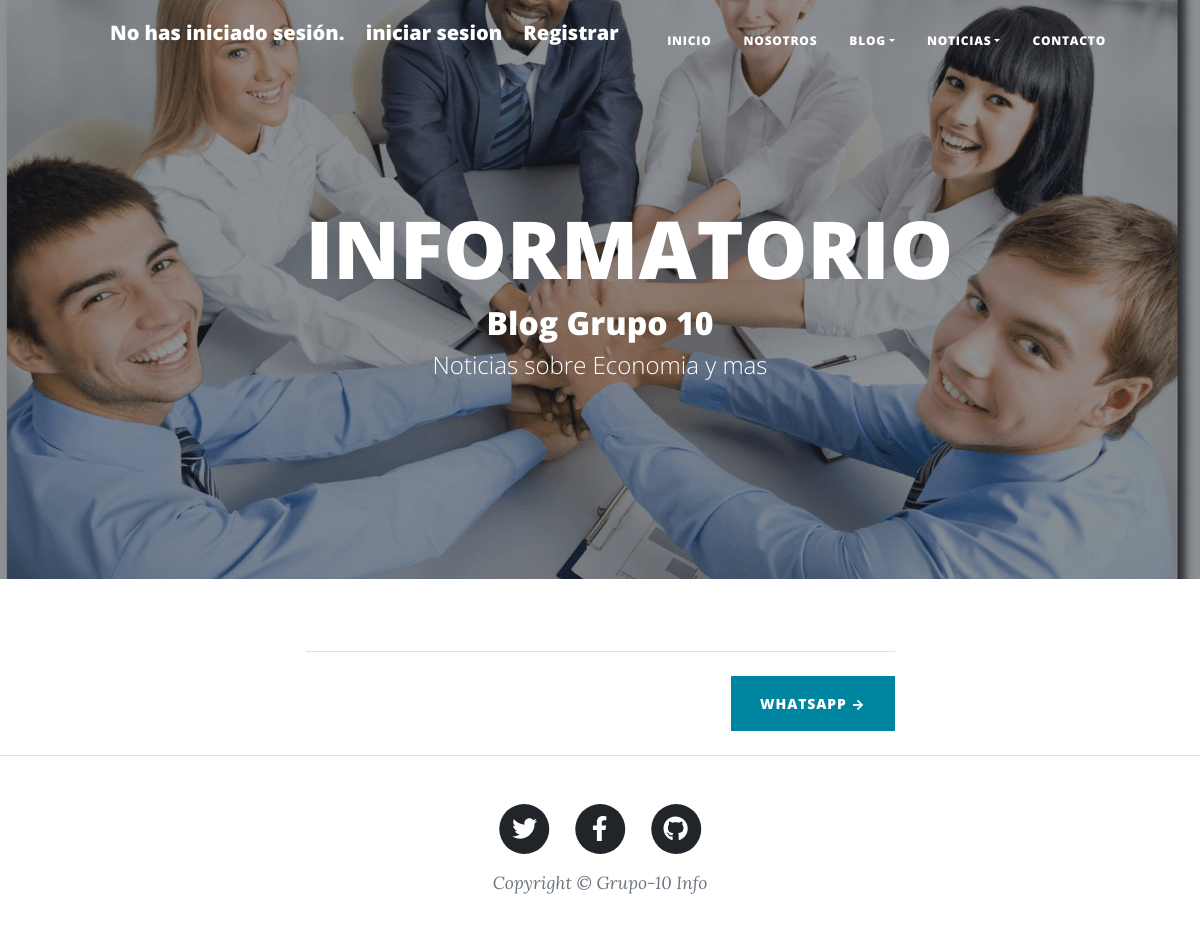
/, run on an earlier commit of the app's database.
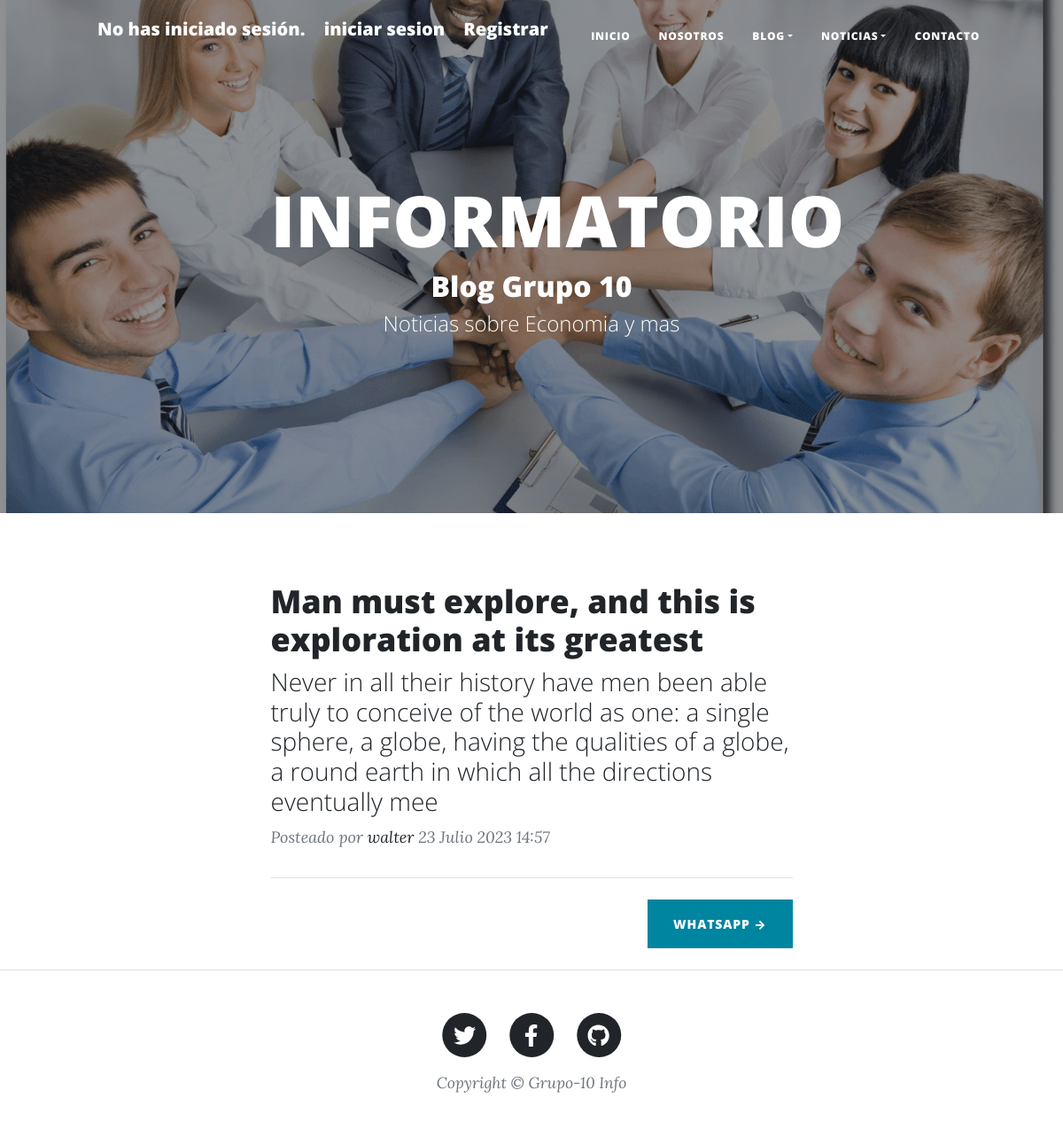
And on a later commit of the database.
### apps/blogpost/models.py (models this page shows, shortened)
class Post(models.Model):
    titulo = models.CharField(max_length=255)
    subtituloGenral = models.CharField(max_length=255, null=True)
    autor = models.ForeignKey(settings.AUTH_USER_MODEL, on_delete=models.CASCADE)
    cuerpo=models.TextField()
    slug = models.SlugField()
    fechaCreado= models.DateTimeField(auto_now_add=True,null=True)
    titulo2 = models.CharField(max_length=255, null=True)
    subtituloGenral2 = models.CharField(max_length=255, null=True)
    cuerpo2 = models.TextField( null=True)
    imagen1 = models.ImageField(upload_to='blogpost/', null=True)
    imagen2 = models.ImageField(upload_to='blogpost/', null=True)
    pieDeFoto = models.CharField(max_length=255,null=True)
    pieDePosteo=models.TextField(null=True)

### apps/usuarios/models.py (models this page shows)
class Usuario(AbstractUser):
    pass

### blog/views.py (the view)
# urls.py: path('',views.inicio2, name='inicio2'),
def inicio2 (request):
    post = Post.objects.all()
    return render(request,'home2.html',{'post':post})

### blog/contexto_processo.py (called while the page is built)
def logged_in_user(request):
    return {'logged_in_user': request.user}

### templates/home2.html (shortened to what this page needs)
{%extends 'base2.html' %}
{% load static %}
{%block head %}
<header class="masthead" style="background-image: url('static/image/home Grupo10.jpg')">
    <div class="container position-relative px-4 px-lg-5">
        <div class="row gx-4 gx-lg-5 justify-content-center">
            <div class="col-md-10 col-lg-8 col-xl-7">
                <div class="site-heading">
                    <h1>INFORMATORIO</h1>
                    <h2>Blog Grupo 10</h2>
                    <span class="subheading">Noticias sobre Economia y mas </span>
                </div>
            </div>
        </div>
    </div>
</header>
{% endblock head%}
 {% block contenido %}
   <div class="container px-4 px-lg-5">
    <div class="row gx-4 gx-lg-5 justify-content-center">
        <div class="col-md-10 col-lg-8 col-xl-7">
                {% for cadaPost in post %}
                <div class="post-preview">
                    <a href="{% url 'blogpost:detalle' cadaPost.id %}">
                        <h2 class="post-title">{{cadaPost.titulo}}</h2>
                        <h3 class="post-subtitle">{{cadaPost.cuerpo |slice:"200"}}</h3>
                    </a>
                    <p class="post-meta">
                        Posteado por
                        <a href="#!">{{cadaPost.autor}}</a>
                        {{cadaPost.fechaCreado}}
                    </p>
                </div>
              {% endfor %}
            <hr class="my-4" />
            <div class="d-flex justify-content-end mb-4"><a class="btn btn-primary text-uppercase" href="#!">whatsapp →</a></div>
        </div>
    </div>
</div>
{% endblock contenido %}

### templates/base2.html (shortened to what this page needs)
{% load static %}
<!DOCTYPE html>
<html lang="en">
<head>
    <link rel="stylesheet" href="{% static 'css/styles2.css' %}">
</head>
<head>
    {% block head %} {% endblock head %}
</head>
<body>
    <nav class="navbar navbar-expand-lg navbar-light" id="mainNav">
        <div class="container px-4 px-lg-5">
            <ul>
                {% if user.is_authenticated %}
                <a class="navbar-brand" >Bienvenido, {{ logged_in_user.username }}.</a>
                <a class="navbar-brand"  href="{% url 'logout' %}">cerrar sesion</a>
                {% else %}
                <a class="navbar-brand">No has iniciado sesión.</a>
                <a class="navbar-brand"  href="{% url 'login' %}">iniciar sesion</a>
                <a class="navbar-brand" href="{% url 'usuarios:registro' %}" id="registro-link">Registrar</a>
                {% endif %}
           </ul>
            <div class="collapse navbar-collapse" id="navbarResponsive">
                <ul class="navbar-nav ms-auto py-4 py-lg-0">
                    <li class="nav-item " ><a class="nav-link px-lg-3 py-3 py-lg-4 " href="{%url 'inicio2'%}">Inicio </a></li>
                    <li class="nav-item "><a class="nav-link px-lg-3 py-3 py-lg-4" href="{%url 'nosotros2'%}">Nosotros</a></li>
                    <li class="nav-item dropdown">
                        <a class="nav-link dropdown-toggle px-lg-3 py-3 py-lg-4" id="navbarDropdown" href="" role="button" data-bs-toggle="dropdown" aria-expanded="false">Blog</a>
                    </li>
                    <li class="nav-item dropdown">
                        <a class="nav-link dropdown-toggle px-lg-3 py-3 py-lg-4" id="navbarDropdown" href="" role="button" data-bs-toggle="dropdown" aria-expanded="false">Noticias</a>
                    </li>
                    <li class="nav-item"><a class="nav-link px-lg-3 py-3 py-lg-4" href="{% url 'contactos:contacto' %}">Contacto</a></li>
                </ul>
            </div>
        </div>
    </nav>
    {% block contenido %}
    {%endblock contenido %}
</body>
<footer class="border-top">
    <div class="container px-4 px-lg-5">
        <div class="row gx-4 gx-lg-5 justify-content-center">
            <div class="col-md-10 col-lg-8 col-xl-7">
                <ul class="list-inline text-center">
                    <li class="list-inline-item">
                        <a href="#!">
                            <span class="fa-stack fa-lg">
                                <i class="fas fa-circle fa-stack-2x"></i>
                                <i class="fab fa-twitter fa-stack-1x fa-inverse"></i>
                            </span>
                        </a>
                    </li>
                    <li class="list-inline-item">
                        <a href="#!">
                            <span class="fa-stack fa-lg">
                                <i class="fas fa-circle fa-stack-2x"></i>
                                <i class="fab fa-facebook-f fa-stack-1x fa-inverse"></i>
                            </span>
                        </a>
                    </li>
                    <li class="list-inline-item">
                        <a href="#!">
                            <span class="fa-stack fa-lg">
                                <i class="fas fa-circle fa-stack-2x"></i>
                                <i class="fab fa-github fa-stack-1x fa-inverse"></i>
                            </span>
                        </a>
                    </li>
                </ul>
                <div class="small text-center text-muted fst-italic">Copyright &copy; Grupo-10 Info</div>
            </div>
        </div>
    </div>
</footer>
</html>

What changed in the data, as far as the page shows it:
added Post: titulo "Man must explore, and this is exploration at its greatest", cuerpo "Never in all their history have men been able truly to conceive of the world as one: a single sphere, a globe, having the qualities of a globe, a round earth in which all the directions eventually mee", autor "walter", fechaCreado "23 Julio 2023 14:57"
